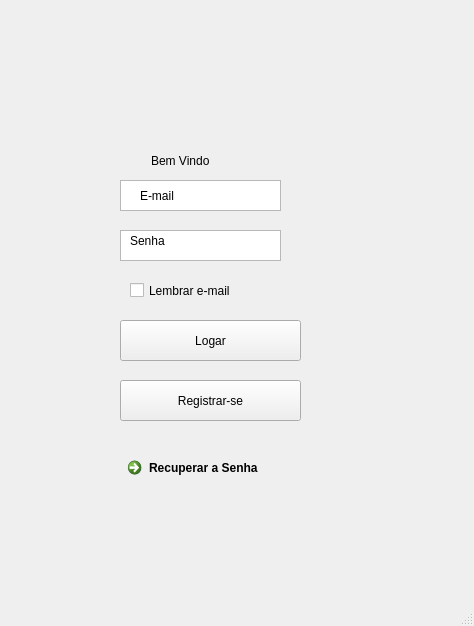
<?xml version="1.0" encoding="UTF-8"?>
<ui version="4.0">
 <author>xavier</author>
 <class>Dialog</class>
 <widget class="QDialog" name="Dialog">
  <property name="geometry">
   <rect>
    <x>0</x>
    <y>0</y>
    <width>474</width>
    <height>626</height>
   </rect>
  </property>
  <property name="windowTitle">
   <string>Dialog</string>
  </property>
  <property name="sizeGripEnabled">
   <bool>true</bool>
  </property>
  <property name="modal">
   <bool>false</bool>
  </property>
  <widget class="QWidget" name="widget" native="true">
   <property name="geometry">
    <rect>
     <x>90</x>
     <y>40</y>
     <width>261</width>
     <height>541</height>
    </rect>
   </property>
   <widget class="QCheckBox" name="checkBox">
    <property name="geometry">
     <rect>
      <x>40</x>
      <y>240</y>
      <width>151</width>
      <height>21</height>
     </rect>
    </property>
    <property name="text">
     <string>Lembrar e-mail</string>
    </property>
   </widget>
   <widget class="QWidget" name="widget_2" native="true">
    <property name="geometry">
     <rect>
      <x>190</x>
      <y>460</y>
      <width>271</width>
      <height>551</height>
     </rect>
    </property>
    <widget class="QCheckBox" name="checkBox_2">
     <property name="geometry">
      <rect>
       <x>30</x>
       <y>330</y>
       <width>151</width>
       <height>21</height>
      </rect>
     </property>
     <property name="text">
      <string>Lembrar e-mail</string>
     </property>
    </widget>
   </widget>
   <widget class="QCommandLinkButton" name="commandLinkButton">
    <property name="geometry">
     <rect>
      <x>30</x>
      <y>410</y>
      <width>186</width>
      <height>41</height>
     </rect>
    </property>
    <property name="text">
     <string>Recuperar a Senha</string>
    </property>
   </widget>
   <widget class="QLabel" name="label_3">
    <property name="geometry">
     <rect>
      <x>50</x>
      <y>100</y>
      <width>121</width>
      <height>41</height>
     </rect>
    </property>
    <property name="text">
     <string>Bem Vindo </string>
    </property>
    <property name="indent">
     <number>11</number>
    </property>
   </widget>
   <widget class="QLabel" name="label">
    <property name="geometry">
     <rect>
      <x>50</x>
      <y>140</y>
      <width>131</width>
      <height>31</height>
     </rect>
    </property>
    <property name="text">
     <string>E-mail</string>
    </property>
   </widget>
   <widget class="QColumnView" name="columnView">
    <property name="geometry">
     <rect>
      <x>30</x>
      <y>140</y>
      <width>161</width>
      <height>31</height>
     </rect>
    </property>
   </widget>
   <widget class="QLabel" name="label_2">
    <property name="geometry">
     <rect>
      <x>40</x>
      <y>190</y>
      <width>131</width>
      <height>21</height>
     </rect>
    </property>
    <property name="text">
     <string>Senha</string>
    </property>
   </widget>
   <widget class="QColumnView" name="columnView_2">
    <property name="geometry">
     <rect>
      <x>30</x>
      <y>190</y>
      <width>161</width>
      <height>31</height>
     </rect>
    </property>
   </widget>
   <widget class="QPushButton" name="pushButton_2">
    <property name="geometry">
     <rect>
      <x>30</x>
      <y>280</y>
      <width>181</width>
      <height>41</height>
     </rect>
    </property>
    <property name="text">
     <string>Logar</string>
    </property>
   </widget>
   <widget class="QPushButton" name="pushButton">
    <property name="geometry">
     <rect>
      <x>30</x>
      <y>340</y>
      <width>181</width>
      <height>41</height>
     </rect>
    </property>
    <property name="text">
     <string>Registrar-se</string>
    </property>
   </widget>
   <zorder>columnView_2</zorder>
   <zorder>columnView</zorder>
   <zorder>checkBox</zorder>
   <zorder>widget_2</zorder>
   <zorder>commandLinkButton</zorder>
   <zorder>label_3</zorder>
   <zorder>label</zorder>
   <zorder>label_2</zorder>
   <zorder>pushButton_2</zorder>
   <zorder>pushButton</zorder>
  </widget>
 </widget>
 <resources/>
 <connections/>
</ui>
